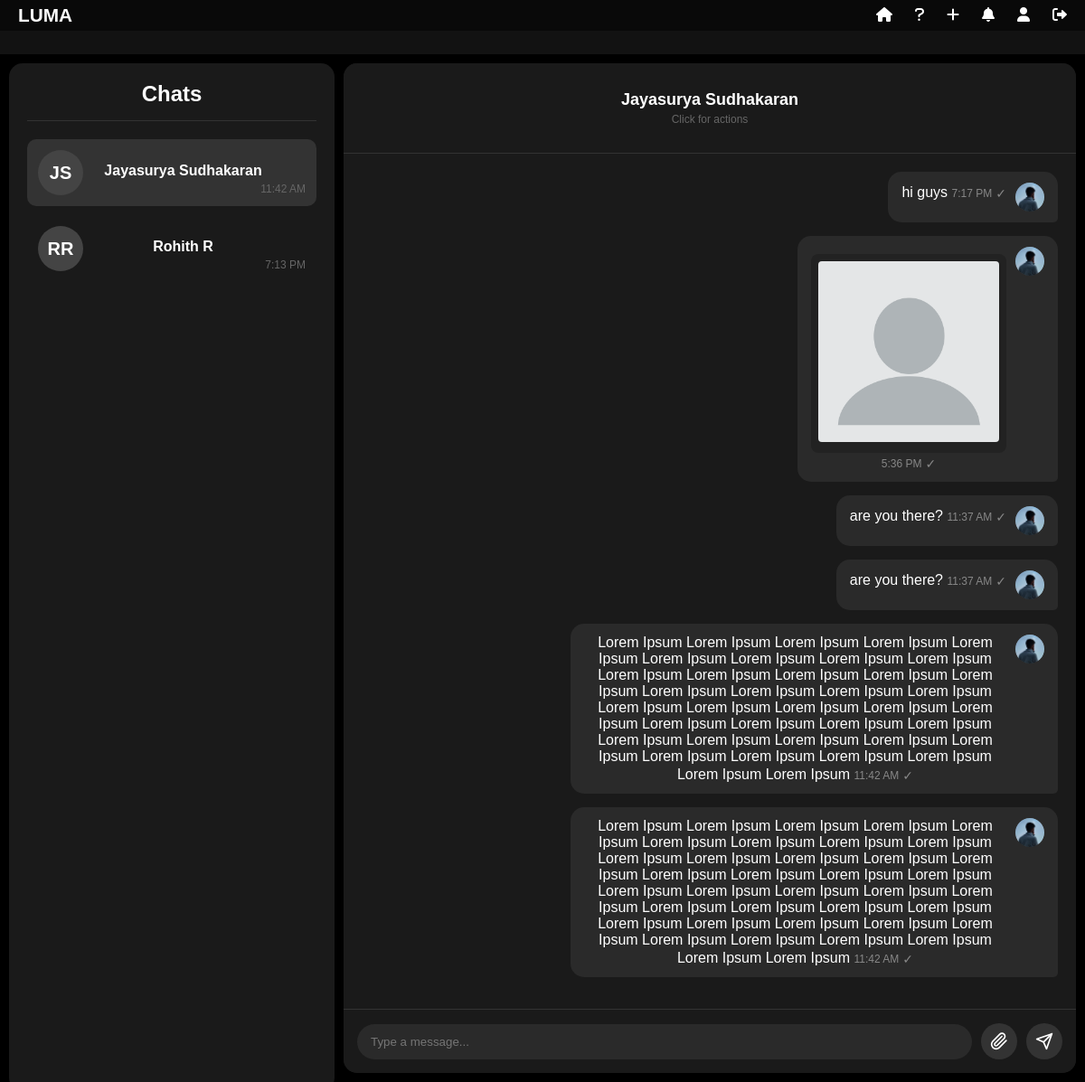
Page /chats/20/ (signed in) on the earlier database version.
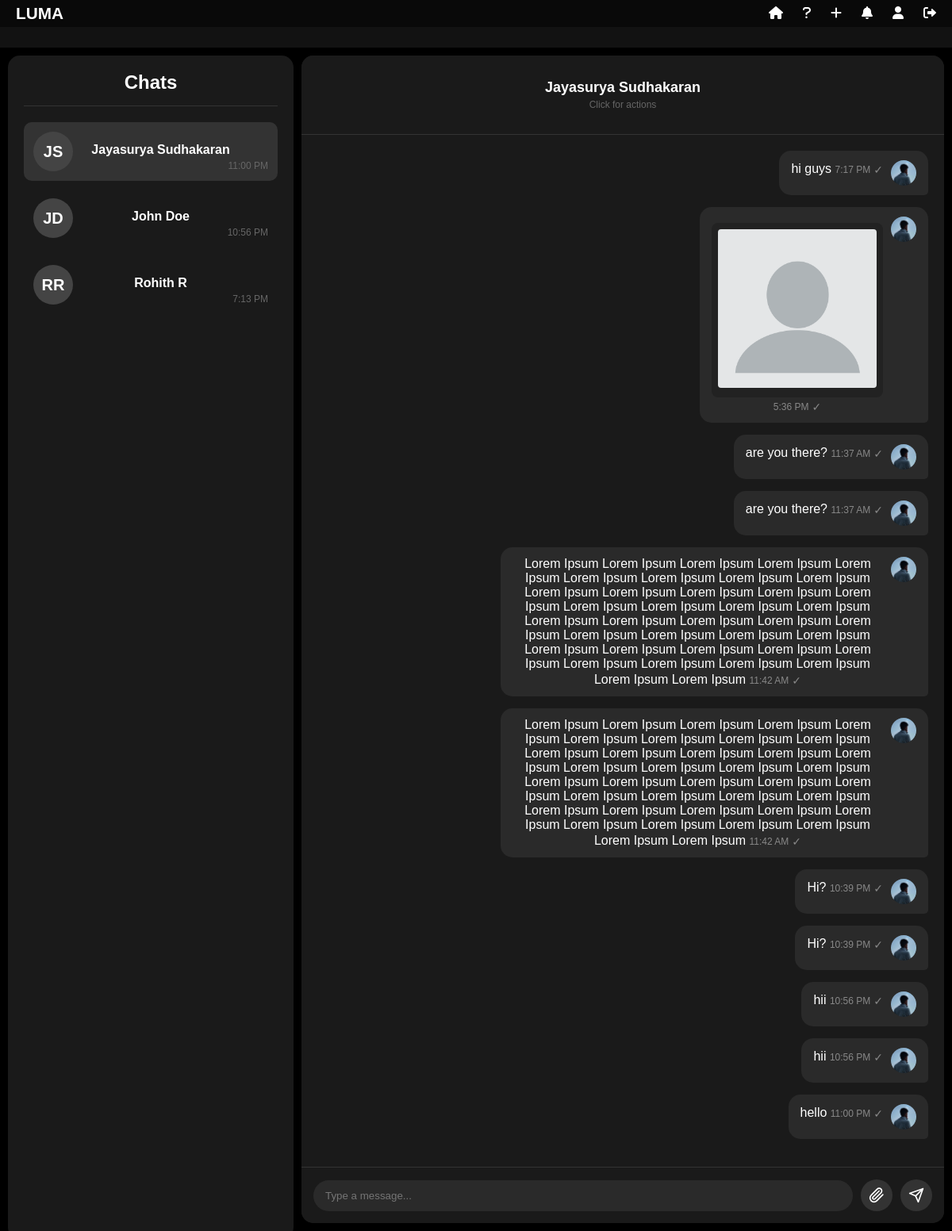
Same page on the later database version.
### chat/models.py (models this page shows, shortened)
class Chat(models.Model):
    sender = models.ForeignKey(User, related_name='sender_chats', on_delete=models.CASCADE)
    recipient = models.ForeignKey(User, related_name='recipient_chats', on_delete=models.CASCADE)
    created_at = models.DateTimeField(auto_now_add=True)
    updated_at = models.DateTimeField(auto_now=True)
    class Meta:
        db_table = 'chat_chat'

class User(AbstractBaseUser):
    first_name = models.CharField(max_length=30)
    last_name = models.CharField(max_length=30)
    username = models.CharField(max_length=30, unique=True)
    email = models.EmailField(unique=True)
    profile_picture = models.ImageField(upload_to='profile_pics', blank=True, null=True)  # Removed trailing slash
    created_at = models.DateTimeField(auto_now_add=True)
    is_active = models.BooleanField(default=True)
    is_admin = models.BooleanField(default=False)
    is_banned = models.BooleanField(default=False)
    ban_expiry = models.DateTimeField(null=True, blank=True)
    ban_reason = models.TextField(blank=True, null=True)
    objects = UserManager()
    USERNAME_FIELD = 'username'
    REQUIRED_FIELDS = ['email', 'first_name', 'last_name']
    class Meta:
        db_table = 'chat_user'
    def is_currently_banned(self):
        if not self.is_banned:
            return False
        if self.ban_expiry and timezone.now() > self.ban_expiry:
            self.unban_user()
            return False
        return True

class Message(models.Model):
    chat = models.ForeignKey(Chat, related_name='messages', on_delete=models.CASCADE)
    sender = models.ForeignKey(User, on_delete=models.CASCADE)
    content = models.TextField()
    sent_at = models.DateTimeField(auto_now_add=True)
    read_by = models.ManyToManyField(User, related_name='read_messages', blank=True)
    deleted_for = models.ManyToManyField(User, related_name='deleted_messages', blank=True)
    deleted_for_everyone = models.BooleanField(default=False)
    attachment = models.FileField(upload_to='chat_attachments', null=True, blank=True)  # Removed trailing slash
    attachment_type = models.CharField(max_length=50, null=True, blank=True)
    attachment_name = models.CharField(max_length=255, null=True, blank=True)
    class Meta:
        db_table = 'chat_message'
        ordering = ['sent_at']

### chat/views.py (the view)
# urls.py: path('chats/<int:chat_id>/', views.chat_detail, name='chat_detail'),
@login_required
def chat_detail(request, chat_id):
    chat = get_object_or_404(Chat, id=chat_id)
    if request.user != chat.sender and request.user != chat.recipient:
        return redirect('chat_list')
    chats = Chat.objects.filter(
        Q(sender=request.user) | Q(recipient=request.user)
    ).order_by('-updated_at')
    for chat_item in chats:
        other_user = chat_item.recipient if chat_item.sender == request.user else chat_item.sender
        unread_count = Message.objects.filter(
            chat=chat_item,
            sender=other_user
        ).exclude(read_by=request.user).count()
        chat_item.unread_count = unread_count
    messages = Message.objects.filter(chat=chat).order_by('sent_at')
    other_user = chat.recipient if chat.sender == request.user else chat.sender
    unread_messages = Message.objects.filter(
        chat=chat,
        sender=other_user
    ).exclude(read_by=request.user)
    for message in unread_messages:
        message.read_by.add(request.user)
    return render(request, 'chat.html', {
        'chats': chats,
        'active_chat': chat,
        'active_chat_id': chat.id,
        'messages': messages
    })

### chat/templatetags/chat_filters.py (called while the page is built)
@register.filter
def contains(queryset, obj):
    return obj in queryset

### templates/chat.html (shortened to what this page needs)
{% extends "base.html" %} {% load tz %} {% load chat_filters %} {% block content %}
<div class="chat-container">
<div class="chat-container">
  <div class="chat-list-panel">
    <div class="chat-list-title">Chats</div>
    <div class="chat-list">
      {% if chats %}
        {% for chat in chats %}
        <div
          class="chat-item {% if active_chat and chat.id == active_chat.id %} active {% endif %}{% if chat.unread_count > 0 %} has-unread {% endif %}"
          data-chat-url="{% url 'chat_detail' chat.id %}"
          data-chat-id="{{ chat.id }}"
          onclick="loadChat(this, event)">
          <div class="chat-item-pfp">
            {% if chat.sender == request.user %}
              {% if chat.recipient_profile_pic %}
                <img
                  src="{{ chat.recipient_profile_pic }}"
                  alt="Profile Picture"
                  class="pfp-image"
                  onerror="this.style.display='none'; this.nextElementSibling.style.display='flex';"
                />
                <div class="pfp-initials" style="display: none;">
                  {{ chat.recipient.first_name|slice:":1" }}{{ chat.recipient.last_name|slice:":1" }}
                </div>
              {% else %}
                <div class="pfp-initials">
                  {{ chat.recipient.first_name|slice:":1" }}{{ chat.recipient.last_name|slice:":1" }}
                </div>
              {% endif %}
            {% endif %}
          </div>
          <div class="chat-item-details">
            <div class="chat-item-name"
                 data-first-name="{% if chat.sender == request.user %}{{ chat.recipient.first_name }}{% else %}{{ chat.sender.first_name }}{% endif %}"
                 data-last-name="{% if chat.sender == request.user %}{{ chat.recipient.last_name }}{% else %}{{ chat.sender.last_name }}{% endif %}">
              {% if chat.sender == request.user %}
                {{ chat.recipient.first_name }} {{ chat.recipient.last_name }}
              {% else %}
                {{ chat.sender.first_name }} {{ chat.sender.last_name }}
              {% endif %}
            </div>
          </div>
          <div class="chat-item-time">
            {{ chat.updated_at|localtime|date:"g:i A" }}
          </div>
        </div>
        {% endfor %}
      {% else %}
        <div style="text-align: center; color: #666; padding: 20px;">
          No chats yet. Add a friend to start chatting!
        </div>
      {% endif %}
    </div>
  </div>
  <div class="chat-area">
    <div class="chat-header">
      {% if active_chat %}
        <div class="chat-header-info" onclick="openUserActionsModal()">
          <div class="chat-header-name">
            {% if active_chat.sender == request.user %}
              {{ active_chat.recipient.first_name }} {{ active_chat.recipient.last_name }}
            {% else %}
              {{ active_chat.sender.first_name }} {{ active_chat.sender.last_name }}
            {% endif %}
          </div>
          <div class="chat-header-subtitle">Click for actions</div>
        </div>
      {% endif %}
    </div>
    <div class="messages-container">
      {% if active_chat %}
        {% if messages %}
          {% for message in messages %}
            <div class="message {% if message.sender == request.user %}message-sent{% else %}message-received{% endif %} {% if message.deleted_for_everyone %}deleted{% endif %}"
                 data-message-id="{{ message.id }}"
                 data-sender-id="{{ message.sender.id }}"
                 oncontextmenu="showContextMenu(event, this)"
                 {% if message.deleted_for.all|contains:request.user %}style="display: none;"{% endif %}>
              <div class="message-pfp">
                {% if message.sender.profile_picture %}
                  <img src="{{ message.sender.profile_picture.url }}" alt="Profile Picture">
                {% else %}
                  <div class="pfp-initials">
                    {{ message.sender.first_name|slice:":1" }}{{ message.sender.last_name|slice:":1" }}
                  </div>
                {% endif %}
              </div>
              <div class="message-content">
                {% if message.deleted_for_everyone %}
                  <i>Message deleted</i>
                {% else %}
                  {{ message.content }}
                  {% if message.attachment %}
                    {% if message.attachment_type == 'image' %}
                      <div class="message-attachment">
                        <img src="{{ message.attachment.url }}" alt="{{ message.attachment_name }}" class="attachment-image">
                      </div>
                    {% endif %}
                  {% endif %}
                {% endif %}
                <div class="message-time">
                  {{ message.sent_at|localtime|date:"g:i A" }}
                  {% if message.sender == request.user and not message.deleted_for_everyone %}
                  <div class="message-read-status" data-message-id="{{ message.id }}">
                    <span class="read-receipt" id="read-receipt-{{ message.id }}">
                      <span class="read-receipt-icon">&#10003;</span>
                    </span>
                  </div>
                  {% endif %}
                </div>
              </div>
            </div>
          {% endfor %}
        {% else %}
          <div class="start-message" id="no-messages-prompt">No messages yet. Start the conversation!</div>
        {% endif %}
      {% else %}
        <div class="start-message">Add a friend to start messaging!</div>
        <button class="add-contact-button" onclick="openDialog()">Add</button>
      {% endif %}
    </div>
    {% if active_chat %}
    <div class="input-area" style="display: block;">
      <div class="chat-footer">
        <div class="input-container">
          <input
            type="text"
            id="messageInput"
            placeholder="Type a message..."
            class="message-input"
            onkeydown="if (event.key === 'Enter' && !event.shiftKey) { event.preventDefault(); sendMessage(); }"
          >
          <div class="input-buttons">
            <button class="attach-button" onclick="document.getElementById('fileInput').click()">
            </button>
            <button class="send-button" onclick="sendMessage()">
              <svg
                width="20"
                height="20"
                viewBox="0 0 24 24"
                fill="none"
                xmlns="http://www.w3.org/2000/svg"
              >
                <path
                  d="M22 2L11 13"
                  stroke="white"
                  stroke-width="2"
                  stroke-linecap="round"
                  stroke-linejoin="round"
                />
                <path
                  d="M22 2L15 22L11 13L2 9L22 2Z"
                  stroke="white"
                  stroke-width="2"
                  stroke-linecap="round"
                  stroke-linejoin="round"
                />
              </svg>
            </button>
          </div>
        </div>
      </div>
    </div>
    {% endif %}
  </div>
  {% endblock %}

### templates/base.html (shortened to what this page needs)
{% load static %}
<!DOCTYPE html>
<html lang="en">
  <head>
    <link
      href="https://cdnjs.cloudflare.com/ajax/libs/font-awesome/6.0.0/css/all.min.css"
      rel="stylesheet"
    />
  </head>
  <body>
    <nav class="navbar">
      <div class="logo"><a href="{% url 'home' %}">LUMA</a></div>
      <ul class="nav-links">
        <li>
          <a
            href="{% if request.user.is_authenticated %}{% url 'chat_list' %}{% else %}{% url 'home' %}{% endif %}"
            data-tooltip="Home"
          >
            <i class="fa-solid fa-house"></i>
          </a>
        </li>
        <li>
          <a href="{% url 'about' %}" data-tooltip="About Us">
            <i class="fa-solid fa-question"></i>
          </a>
        </li>
        {% if request.user.is_authenticated %}
        <li>
          <a href="#" data-tooltip="Add Friend" onclick="openFriendDialog()">
            <i class="fa-solid fa-plus"></i>
          </a>
        </li>
        <li>
          <a href="#" data-tooltip="Notifications" id="notificationBell">
            <i class="fa-solid fa-bell" id="bellIcon"></i>
          </a>
        </li>
        <li>
          <a href="{% url 'profile' %}" data-tooltip="Profile">
            <i class="fa-solid fa-user"></i>
          </a>
        </li>
        <li>
          <a href="{% url 'logout' %}" data-tooltip="Logout">
            <i class="fa-solid fa-right-from-bracket"></i>
          </a>
        </li>
        {% endif %}
      </ul>
    </nav>
    <div class="content">{% block content %}{% endblock %}</div>
  </body>
</html>

### templates/base.html (style rules this page uses)
* { margin: 0; padding: 0; box-sizing: border-box; font-family: "Poppins", sans-serif; user-select: none; scrollbar-width: none; }
body { background-color: #121212; color: white; }
.navbar { width: 100%; background: rgba(0, 0, 0, 0.5); display: flex; justify-content: space-between; align-items: center; padding: 5px 20px; position: fixed; top: 0; left: 0; z-index: 100; }
.navbar .logo { font-size: 1.3rem; font-weight: 900; cursor: pointer; }
.navbar .nav-links { list-style: none; display: flex; gap: 25px; }
.navbar .nav-links li { display: inline; position: relative; }
.navbar .nav-links a { text-decoration: none; color: white; font-size: 1rem; font-weight: 400; transition: 0.3s; position: relative; }
.navbar .nav-links a::after { content: attr(data-tooltip); position: absolute; bottom: -30px; left: 50%; transform: translateX(-50%); background-color: rgba(0, 0, 0, 0.8); color: white; padding: 5px 10px; border-radius: 4px; font-size: 12px; white-space: nowrap; opacity: 0; visibility: hidden; transition: opacity 0.3s, visibility 0.3s; z-index: 101; }
.navbar .nav-links a::before { content: ""; position: absolute; bottom: -10px; left: 50%; transform: translateX(-50%); border-width: 5px; border-style: solid; border-color: transparent transparent rgba(0, 0, 0, 0.8) transparent; opacity: 0; visibility: hidden; transition: opacity 0.3s, visibility 0.3s; z-index: 101; }
.content { margin-top: 80px; text-align: center; padding: 20px; }
.logo a { text-decoration: none; color: white; }

Differences in the rows shown:
changed Chat "Jayasurya": updated_at "11:42 AM" → "11:00 PM"
added Chat: recipient.first_name "J", recipient.last_name "D", recipient.first_name "John", recipient.last_name "Doe", updated_at "10:56 PM"
added Message: sender.profile_picture (picture), content "Hi?", sent_at "10:39 PM"
added Message: sender.profile_picture (picture), content "Hi?", sent_at "10:39 PM"
added Message: sender.profile_picture (picture), content "hii", sent_at "10:56 PM"
added Message: sender.profile_picture (picture), content "hii", sent_at "10:56 PM"
added Message: sender.profile_picture (picture), content "hello", sent_at "11:00 PM"
